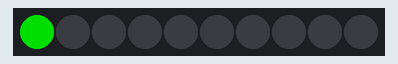
Simulated run of this sketch. Board: Arduino Uno, built with avr-gcc and run on an emulated ATmega328P. Shown: 10 RGB LEDs in strip order, left to right. Dim RGB values are drawn brighter than linear; the strip is taken to match the declared colour order.

Above: at 0.1 s.
At 0.6 s:
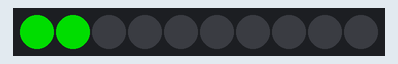
At 1.1 s:
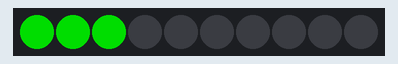
At 2.1 s:
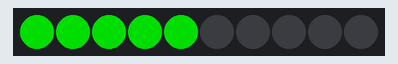
At 3.1 s:
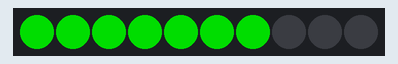
At 4.6 s:
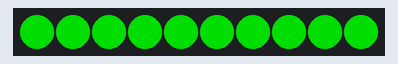

Measured:
- what the display in image 1 shows lasts 0.5 s, from 0.5 s to 1.0 s

The sketch:

4_RGB_LED.ino
```cpp
#include <Adafruit_NeoPixel.h>

#ifdef __AVR__
  #include <avr/power.h>
#endif

#define PIN 6
#define NUMPIXELS 10

Adafruit_NeoPixel pixels = Adafruit_NeoPixel(NUMPIXELS, PIN, NEO_RGB + NEO_KHZ800);

int delayval = 500;

void setup() {
#if defined (__AVR_ATtiny85__)
  if (F_CPU == 16000000) clock_prescale_set(clock_div_1);
#endif
  pixels.setBrightness(255);
  pixels.begin();
}

void loop() {
  for (int i = 0; i < NUMPIXELS; i++) {
    pixels.setPixelColor(i, pixels.Color(0, 150, 0));
    pixels.show();

    delay(delayval);
  }
}
```
